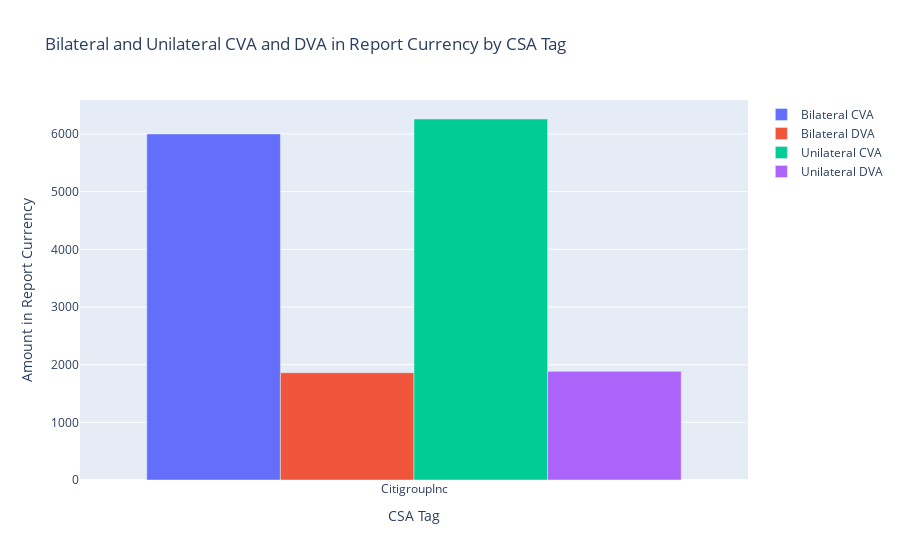

Notebook code for this chart:
### Markdown cell above
#### View allocations per counterparty

### Code cell
visualizer.plot_allocations(csa_tag = "CitigroupInc")

### Figure 1 — Plotly figure (JSON) as saved in the notebook; plotly's stock layout.template omitted (floating-point values rounded to 4 significant figures)
{"data": [{"name": "Bilateral CVA", "type": "bar", "x": ["CitigroupInc"], "y": [6001.0]}, {"name": "Bilateral DVA", "type": "bar", "x": ["CitigroupInc"], "y": [1859.0]}, {"name": "Unilateral CVA", "type": "bar", "x": ["CitigroupInc"], "y": [6260.0]}, {"name": "Unilateral DVA", "type": "bar", "x": ["CitigroupInc"], "y": [1884.0]}], "layout": {"barmode": "group", "title": {"text": "Bilateral and Unilateral CVA and DVA in Report Currency by CSA Tag"}, "xaxis": {"title": {"text": "CSA Tag"}}, "yaxis": {"title": {"text": "Amount in Report Currency"}}}}
